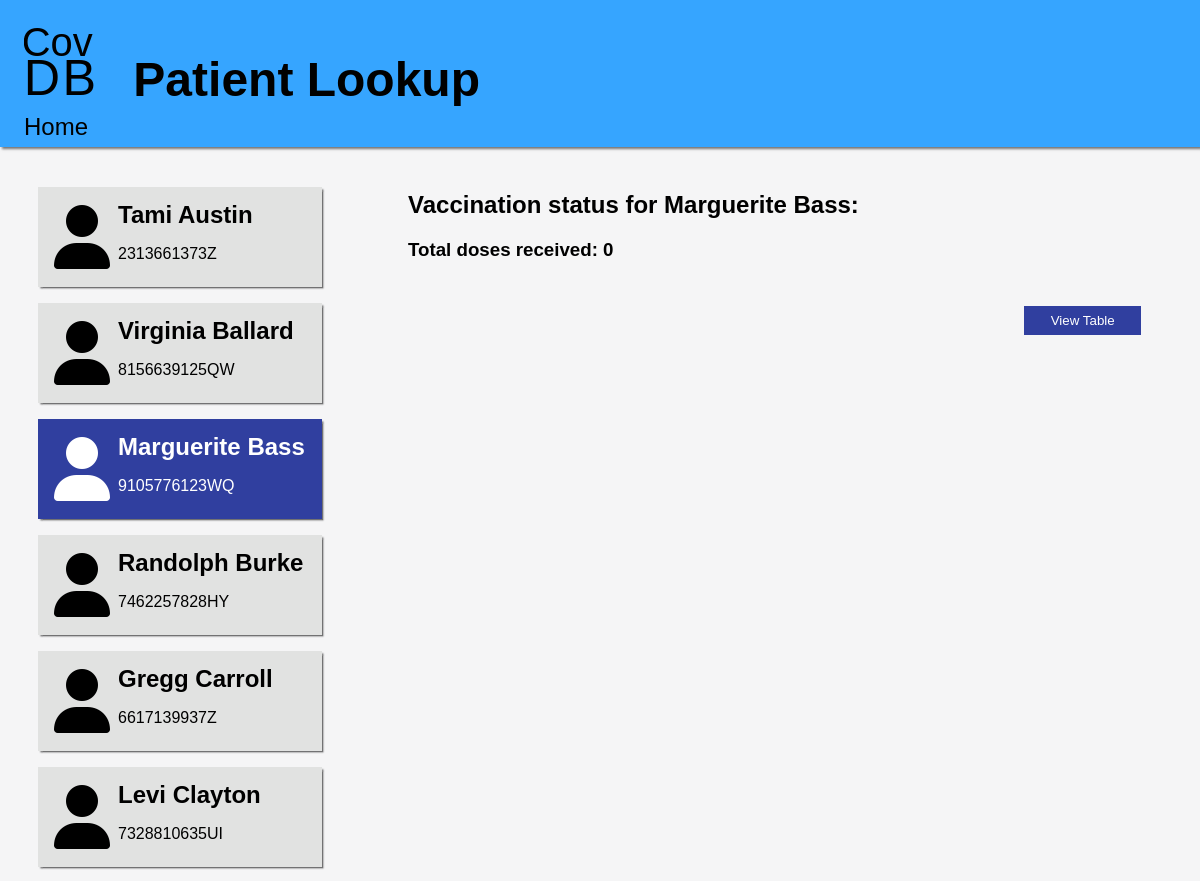
The page /public/patients.php?p=9105776123WQ (upper part) on the database as committed earlier.
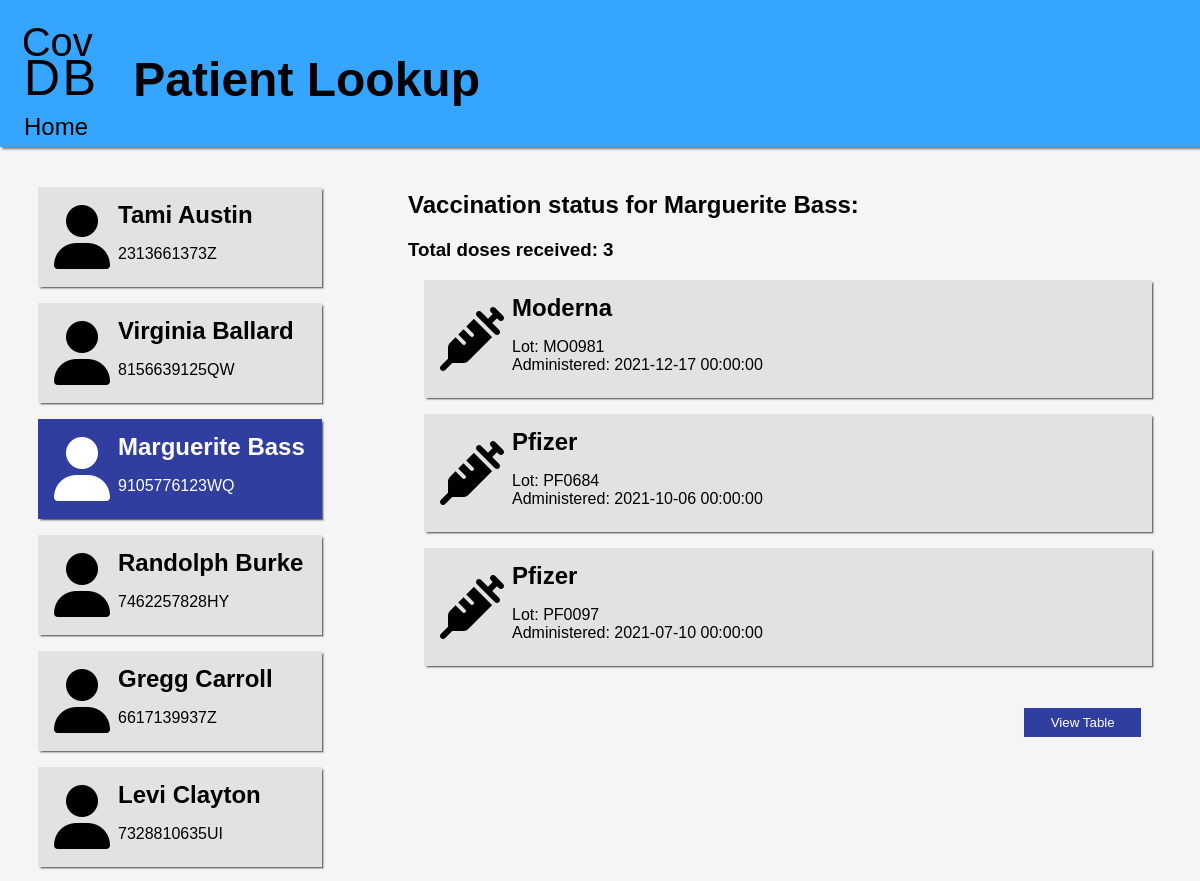
The same page on the database as committed later.
### tables this page shows
CREATE TABLE Patient (
    OHIP        VARCHAR(12)    PRIMARY KEY,  
    firstName   VARCHAR(32) NOT NULL,
    lastName    VARCHAR(32) NOT NULL,
    dateOfBirth DATE
);

CREATE TABLE Vaccination (
    patient     VARCHAR(12) NOT NULL,
    site        VARCHAR(32) NOT NULL,
    lot         VARCHAR(6)  NOT NULL,
    datetime    DATETIME    NOT NULL,

    PRIMARY KEY (patient, site, lot),

    FOREIGN KEY (patient) REFERENCES Patient(OHIP)
        ON UPDATE CASCADE   
        ON DELETE CASCADE,  
    FOREIGN KEY (site)  REFERENCES Site(name)
        ON UPDATE CASCADE    
        ON DELETE RESTRICT,  
    FOREIGN KEY (lot)   REFERENCES Lot(number)
        ON UPDATE CASCADE   
        ON DELETE RESTRICT  
);

CREATE TABLE Lot (
    number      VARCHAR(6)  PRIMARY KEY,
    productionDate  DATE    NOT NULL,
    expiryDate  DATE        NOT NULL,
    doses       INTEGER     NOT NULL,   

    company     VARCHAR(32) NOT NULL,
    site        VARCHAR(32),

    FOREIGN KEY (company)  REFERENCES Company(name)
        ON UPDATE CASCADE    
        ON DELETE RESTRICT,  
    FOREIGN KEY (site)     REFERENCES Site(name)
        ON UPDATE CASCADE    
        ON DELETE RESTRICT   
);

### backend/patients.php (called while the page is built, shortened)
<?php
include_once($_SERVER["DOCUMENT_ROOT"] . "/_include.php");
include_once(MODELS_DIR."Patient.php");
include_once(MODELS_DIR."Lot.php");
function getPatientAndVaxInfo(string $ohip) {
    global $conn;
    $stmt = $conn->prepare(
       "SELECT Patient.*, Vaccination.*, Lot.*, nd.* FROM Patient
        LEFT OUTER JOIN Vaccination ON Vaccination.patient = Patient.OHIP
        LEFT JOIN Lot ON Vaccination.lot = Lot.number
        JOIN (SELECT COUNT(*) AS numDoses FROM Vaccination WHERE Vaccination.Patient=?) nd
        WHERE Patient.OHIP=?
        ORDER BY Vaccination.dateTime DESC");
    $stmt->execute([$ohip, $ohip]);
    $res = $stmt->fetchAll();
    $patient = Patient::fromAssoc($res[0]);
    $numDoses = $res[0]["numDoses"];
    $out = [];
    if($res[0]['lot'] != null){
        foreach($res as $row){
            $out[] = ["datetime"=>$row['datetime'], "lot"=>Lot::fromAssoc($row)];
        }
    }
    return ["patient"=>$patient, "vaccinations"=>$out, "numDoses"=>$numDoses];
}
function getPatients(string $order = "OHIP") {
    global $conn;
    $cols = array("OHIP", "firstName", "lastName", "dob");
    $order = $cols[array_search($order, $cols)];
    $stmt = $conn->prepare("SELECT * FROM Patient ORDER BY ".$order);
    $stmt->execute();
    $out = [];
    while($row = $stmt->fetch(PDO::FETCH_ASSOC)){
        $out[] = Patient::fromAssoc($row);
    }
    return $out;
}

### models/Patient.php (called while the page is built, shortened)
<?php
class Patient {
	public function __construct($OHIP, $firstName, $lastName, $dateOfBirth, ) {
		$this->OHIP = $OHIP;
		$this->firstName = $firstName;
		$this->lastName = $lastName;
	}
	public static function fromAssoc($assoc) {
		return new Patient(
			$assoc["OHIP"],
			$assoc["firstName"],
			$assoc["lastName"],
			$assoc["dateOfBirth"],
		);
	}
}

### models/Lot.php (called while the page is built, shortened)
<?php
class Lot {
	public function __construct($number, $productionDate, $expiryDate, $doses, $company, $site, ) {
		$this->number = $number;
		$this->company = $company;
	}
}

### public/patients.php (the view, shortened to what this page needs)
<!DOCTYPE html>
<html>
<?php
    include_once($_SERVER["DOCUMENT_ROOT"]."/_include.php");
    include_once(BACKEND_DIR."/patients.php");
?>
<head>
    <link rel='stylesheet' type='text/css' href='/listpage.css'>
</head>
<body>
    <div id="content">
        <section id="sidebar">
        <?php foreach(getPatients("lastName") as $p):
            $selected = "";
            if(isset($_GET['p']) && $_GET['p'] == $p->OHIP){
                $selected = "selected";
            }
            ?>
            <a class="panel clickable <?= $selected ?>" href="?p=<?=$p->OHIP?>" style="width:70%; margin-left:auto; margin-right:auto">
                <i class="fa-solid fa-user"></i>
                <h2><?= $p->firstName." ".$p->lastName ?></h2>
                <p><?= $p->OHIP ?></p>
            </a>
        <?php endforeach; ?>
        </section>
        <?php if(isset($_GET['p'])):
             extract(getPatientAndVaxInfo($_GET['p']));
             ?>
        <section id="info">
            <h2>Vaccination status for <?="$patient->firstName $patient->lastName"?>:</h2>
            <h3>Total doses received: <?= $numDoses?></h3>
            <?php if(isset($_COOKIE['view']) && $_COOKIE['view']=='table'): ?>
                <div>
                   <table>
                    <tr><th>Company</th><th>Lot</th><th>Date/Time</th></tr>
                    <?php foreach($vaccinations as $v):?>
                    <tr>
                        <td><?=$v["lot"]->company?></td>
                        <td><?=$v["lot"]->number?></td>
                        <td><?=$v["datetime"]?></td>
                    </tr>
                    <?php endforeach; ?>
                    </table>
                </div>
                <button onclick="document.cookie='view=;';window.location.reload()">View Panels</button>
            <?php else: ?>
                <div class="panelGrid">
                    <?php foreach($vaccinations as $v):?>
                    <div class="panel">
                        <i class="fa-solid fa-syringe"></i>
                        <h2><?=$v["lot"]->company?></h2>
                        <p>
                            Lot: <?=$v["lot"]->number?><br/>
                            Administered: <?=$v["datetime"]?><br/>
                        </p>
                    </div>
                    <?php endforeach; ?>
                </div>
                <button onclick="document.cookie='view=table;';window.location.reload()">View Table</button>
            <?php endif ?>
        </section>
        <?php endif; ?>
    </div>
</body>
</html>

Rows that differ between the two databases and show on the page:
added vaccination: lot.company "Moderna", lot.number "MO0981", datetime "2021-12-17 00:00:00"
added vaccination: lot.company "Pfizer", lot.number "PF0684", datetime "2021-10-06 00:00:00"
added vaccination: lot.company "Pfizer", lot.number "PF0097", datetime "2021-07-10 00:00:00"
Other text that changed with them:
$numDoses: "0" → "3"
